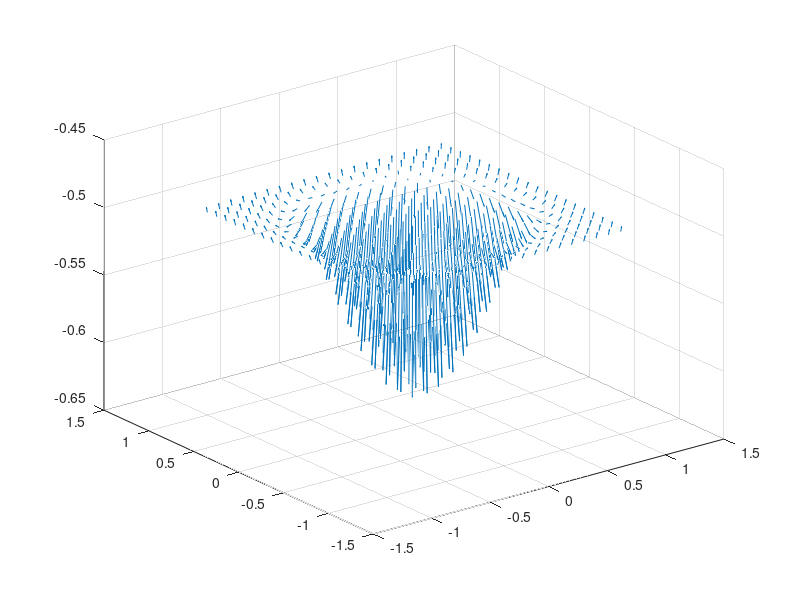

The MATLAB script that drew this image:
clear all, close all
m0 = 4*pi*1e-7;
x = linspace(-1, 1, 20);
y = linspace(-1, 1, 20);
z = linspace(-1, 1, 20);
[X,Y,Z] = meshgrid(x,y,z);

side_length = 0.8;
I = 5;
wires = [
    -side_length/2, -side_length/2, 0,  side_length/2, -side_length/2, 0;
     side_length/2, -side_length/2, 0,  side_length/2,  side_length/2, 0;
     side_length/2,  side_length/2, 0, -side_length/2,  side_length/2, 0;
    -side_length/2,  side_length/2, 0, -side_length/2, -side_length/2, 0
];

Bx = zeros(size(X));
By = zeros(size(Y));
Bz = zeros(size(Z));

for i = 1:numel(X)
    B_total = [0, 0, 0];
    for w = 1:size(wires, 1)
        lvinit = wires(w, 1:3);
        lvend = wires(w, 4:6);
        a = lvinit - lvend;
        b = lvinit - [X(i), Y(i), Z(i)];
        c = lvend - [X(i), Y(i), Z(i)];
        cca = cross(a,b);
        if norm(cca) < 1e-10
            B = [0, 0, 0];
        else
            B = (m0*I/(4*pi)) * (cca/norm(cca)^2) * (dot(a,c)/norm(c) - dot(a,b)/norm(b));
        end
        B(isnan(B)) = 0;
        B(isinf(B)) = 0;
        B_total = B_total + B;
    end
    Bx(i) = B_total(1);
    By(i) = B_total(2);
    Bz(i) = B_total(3);
end

quiver3(X,Y,Z,Bx,By,Bz)

m0 = 4*pi*1e-7;
x = linspace(-1, 1, 20);
y = linspace(-1, 1, 20);
z = -0.5;
[X,Y,Z] = meshgrid(x,y,z);

side_length = 0.8;
I = 5;
wires = [
    -side_length/2, -side_length/2, 0,  side_length/2, -side_length/2, 0;
     side_length/2, -side_length/2, 0,  side_length/2,  side_length/2, 0;
     side_length/2,  side_length/2, 0, -side_length/2,  side_length/2, 0;
    -side_length/2,  side_length/2, 0, -side_length/2, -side_length/2, 0
];

Bx = zeros(size(X));
By = zeros(size(Y));
Bz = zeros(size(Z));

for i = 1:numel(X)
    B_total = [0, 0, 0];
    for w = 1:size(wires, 1)
        lvinit = wires(w, 1:3);
        lvend = wires(w, 4:6);
        a = lvinit - lvend;
        b = lvinit - [X(i), Y(i), Z(i)];
        c = lvend - [X(i), Y(i), Z(i)];
        cca = cross(a,b);
        if norm(cca) < 1e-10
            B = [0, 0, 0];
        else
            B = (m0*I/(4*pi)) * (cca/norm(cca)^2) * (dot(a,c)/norm(c) - dot(a,b)/norm(b));
        end
        B(isnan(B)) = 0;
        B(isinf(B)) = 0;
        B_total = B_total + B;
    end
    Bx(i) = B_total(1);
    By(i) = B_total(2);
    Bz(i) = B_total(3);
end

quiver3(X,Y,Z,Bx,By,Bz)

